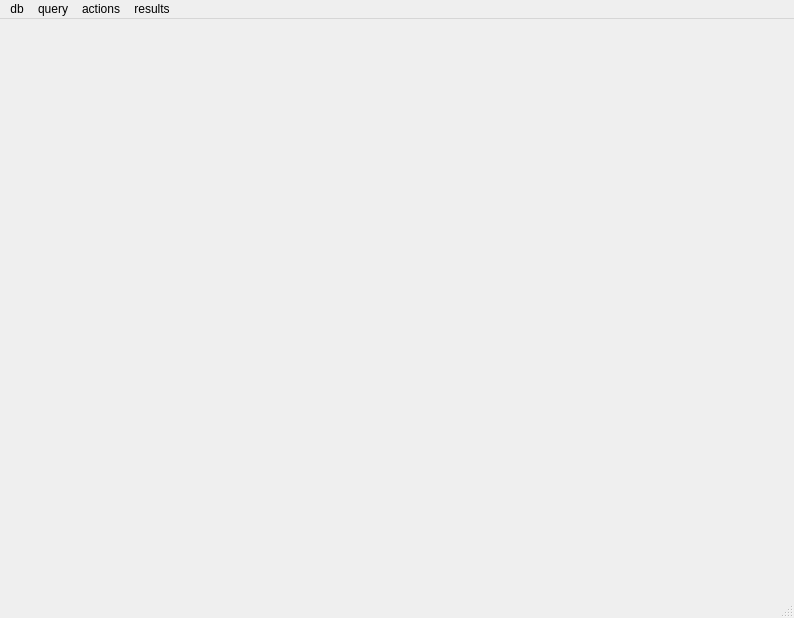
<?xml version="1.0" encoding="UTF-8"?>
<ui version="4.0">
 <class>MainWindow</class>
 <widget class="QMainWindow" name="MainWindow">
  <property name="geometry">
   <rect>
    <x>0</x>
    <y>0</y>
    <width>794</width>
    <height>618</height>
   </rect>
  </property>
  <property name="windowTitle">
   <string>MainWindow</string>
  </property>
  <widget class="QWidget" name="centralwidget">
   <layout class="QVBoxLayout" name="verticalLayout">
    <item>
     <layout class="QVBoxLayout" name="central_layout" stretch="1,1">
      <property name="sizeConstraint">
       <enum>QLayout::SetDefaultConstraint</enum>
      </property>
      <item>
       <layout class="QHBoxLayout" name="top_layout" stretch="1,1">
        <item>
         <widget class="SlideListWidget" name="left_widget" native="true"/>
        </item>
        <item>
         <widget class="SlideViewer" name="right_widget" native="true"/>
        </item>
       </layout>
      </item>
      <item>
       <layout class="QHBoxLayout" name="bottom_layout" stretch="0">
        <property name="sizeConstraint">
         <enum>QLayout::SetDefaultConstraint</enum>
        </property>
        <property name="leftMargin">
         <number>0</number>
        </property>
        <item>
         <widget class="SlideListWidget" name="bottom_widget" native="true">
          <property name="enabled">
           <bool>true</bool>
          </property>
          <property name="autoFillBackground">
           <bool>false</bool>
          </property>
          <property name="locale">
           <locale language="English" country="UnitedStates"/>
          </property>
         </widget>
        </item>
       </layout>
      </item>
     </layout>
    </item>
   </layout>
  </widget>
  <widget class="QMenuBar" name="menubar">
   <property name="geometry">
    <rect>
     <x>0</x>
     <y>0</y>
     <width>794</width>
     <height>21</height>
    </rect>
   </property>
   <widget class="QMenu" name="db_menu">
    <property name="title">
     <string>db</string>
    </property>
   </widget>
   <widget class="QMenu" name="query_menu">
    <property name="title">
     <string>query</string>
    </property>
   </widget>
   <widget class="QMenu" name="menu_action">
    <property name="title">
     <string>actions</string>
    </property>
   </widget>
   <widget class="QMenu" name="results_menu">
    <property name="title">
     <string>results</string>
    </property>
   </widget>
   <addaction name="db_menu"/>
   <addaction name="query_menu"/>
   <addaction name="menu_action"/>
   <addaction name="results_menu"/>
  </widget>
  <widget class="QStatusBar" name="statusbar"/>
  <action name="actionLoad_slide">
   <property name="text">
    <string>load_slide</string>
   </property>
  </action>
  <action name="db_action_load">
   <property name="text">
    <string>load</string>
   </property>
  </action>
  <action name="actionSearch">
   <property name="text">
    <string>search</string>
   </property>
  </action>
  <action name="actionShow_query_tile">
   <property name="text">
    <string>show query tile</string>
   </property>
  </action>
  <action name="action_search">
   <property name="text">
    <string>search</string>
   </property>
  </action>
  <action name="action_show_query_tile">
   <property name="text">
    <string>show query tile</string>
   </property>
  </action>
  <action name="query_load_action">
   <property name="text">
    <string>load</string>
   </property>
  </action>
  <action name="action_select_all_images">
   <property name="text">
    <string>select all images</string>
   </property>
  </action>
  <action name="actionSdf">
   <property name="text">
    <string>sdf</string>
   </property>
  </action>
  <action name="actionStuff1">
   <property name="text">
    <string>stuff1</string>
   </property>
  </action>
 </widget>
 <customwidgets>
  <customwidget>
   <class>SlideViewer</class>
   <extends>QWidget</extends>
   <header>slide_viewer_47.widgets.slide_viewer</header>
   <container>1</container>
  </customwidget>
  <customwidget>
   <class>SlideListWidget</class>
   <extends>QWidget</extends>
   <header>slide_list_view_47.widgets.slide_list_widget</header>
   <container>1</container>
  </customwidget>
 </customwidgets>
 <resources/>
 <connections/>
</ui>
